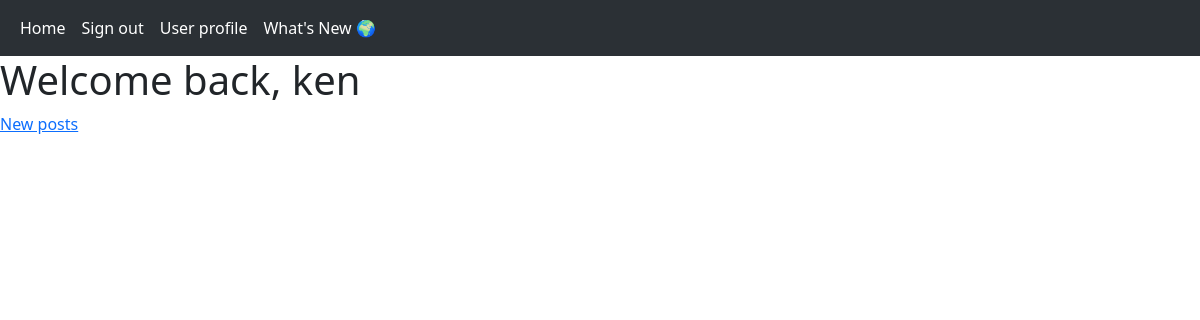
Page /explore?page=3 (signed in) on the earlier database version.
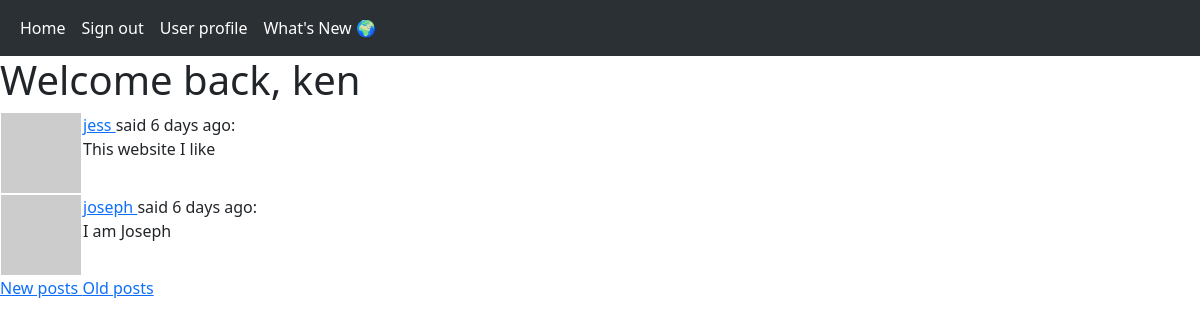
Same page on the later database version.
### app/models.py (models this page shows, shortened)
class Post(db.Model):
    id = db.Column(db.Integer, primary_key = True)
    body = db.Column(db.String(140))
    timestamp = db.Column(db.DateTime, index = True, default = datetime.utcnow)
    user_id = db.Column(db.Integer, db.ForeignKey('user.id'))
    language = db.Column(db.String(5))

class User(db.Model, UserMixin):
    id = db.Column(db.Integer, primary_key=True)
    username = db.Column(db.String(64), index = True, unique = True)
    email = db.Column(db.String(120), index = True, unique = True)
    password_hash = db.Column(db.String(128))
    posts = db.relationship('Post', backref='author', lazy='dynamic')
    about_me = db.Column(db.String(140))
    last_seen = db.Column(db.DateTime, default = datetime.utcnow)
    followed = db.relationship(
        'User', secondary = followers,
        primaryjoin = (followers.c.follower_id == id),
        secondaryjoin = (followers.c.followed_id == id),
        backref = db.backref('followers', lazy='dynamic'),
        lazy='dynamic')
    def avatar(self, size):
        digest = md5(self.email.lower().encode('utf-8')).hexdigest()
        return 'https://www.gravatar.com/avatar/{}?d=identicon&s={}'.format(digest, size)

### app/routes.py (the view)
@app.route('/explore')
@login_required
def explore():
    page = request.args.get('page', 1, type=int)
    posts = Post.query.order_by(Post.timestamp.desc()).paginate(
        page=page,
        per_page=app.config['POSTS_PER_PAGE'],
        error_out=False)
    next_url = url_for('explore', page=posts.next_num) \
        if posts.has_next else None
    prev_url = url_for('explore', page=posts.prev_num) \
        if posts.has_prev else None
    return render_template('index.html',
                           title='What\'s new',
                           posts=posts.items,
                           next_url=next_url,
                           prev_url=prev_url)

### app/models.py (called while the page is built)
@login.user_loader
def load_user(id):
    return User.query.get(int(id))

### app/routes.py (called while the page is built)
@app.before_request
def before_request():
    if current_user.is_authenticated:
        current_user.last_seen = datetime.utcnow()
        db.session.commit()

### app/templates/index.html (shortened to what this page needs)
{% extends 'base.html' %}
{% block content %}
    <h1>Welcome back, {{ current_user.username }}</h1>
    {% for post in posts %}
        {% include '_post.html' %}
    {% endfor %}
    {% if prev_url %}
    <a href="{{ prev_url }}"> New posts </a>
    {% endif %}
    {% if next_url %}
    <a href="{{ next_url }}"> Old posts </a>
    {% endif %}
{% endblock %}

### app/templates/_post.html
<table>
    <tr valign='top'>
        <td><img src="{{ post.author.avatar(32) }}"></td>
        <td>
            <a href="{{ url_for('user', username=post.author.username) }}">
                {{ post.author.username }}
            </a>
            said {{ moment(post.timestamp).fromNow() }}:
            <br>
            {{ post.body }}
        </td>
    </tr>
</table>

Differences in the rows shown:
added Post: author.username "jess", timestamp "6 days ago", body "This website I like"
added Post: author.username "joseph", timestamp "6 days ago", body "I am Joseph"
Other differences:
text now shown: "Old posts"
